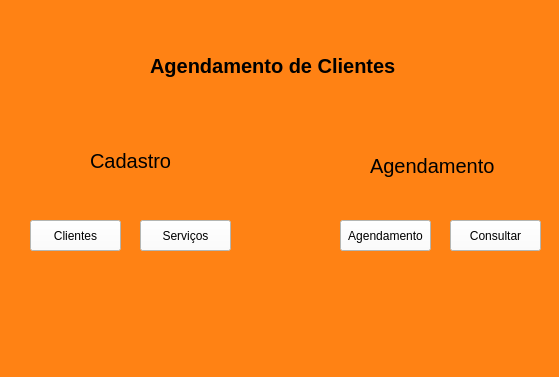
<?xml version="1.0" encoding="UTF-8"?>
<ui version="4.0">
 <class>MainWindow</class>
 <widget class="QMainWindow" name="MainWindow">
  <property name="geometry">
   <rect>
    <x>0</x>
    <y>0</y>
    <width>559</width>
    <height>377</height>
   </rect>
  </property>
  <property name="windowTitle">
   <string>MainWindow</string>
  </property>
  <property name="styleSheet">
   <string notr="true">background-color:rgb(255, 130, 20)</string>
  </property>
  <widget class="QWidget" name="centralwidget">
   <widget class="QLabel" name="label">
    <property name="geometry">
     <rect>
      <x>150</x>
      <y>50</y>
      <width>261</width>
      <height>31</height>
     </rect>
    </property>
    <property name="font">
     <font>
      <pointsize>15</pointsize>
      <weight>75</weight>
      <bold>true</bold>
     </font>
    </property>
    <property name="text">
     <string>Agendamento de Clientes</string>
    </property>
   </widget>
   <widget class="QPushButton" name="pushButton">
    <property name="geometry">
     <rect>
      <x>30</x>
      <y>220</y>
      <width>91</width>
      <height>31</height>
     </rect>
    </property>
    <property name="styleSheet">
     <string notr="true">background-color:rgb(252, 255, 251)</string>
    </property>
    <property name="text">
     <string>Clientes</string>
    </property>
   </widget>
   <widget class="QLabel" name="label_2">
    <property name="geometry">
     <rect>
      <x>90</x>
      <y>150</y>
      <width>91</width>
      <height>21</height>
     </rect>
    </property>
    <property name="font">
     <font>
      <pointsize>15</pointsize>
     </font>
    </property>
    <property name="text">
     <string>Cadastro</string>
    </property>
   </widget>
   <widget class="QPushButton" name="pushButton_2">
    <property name="geometry">
     <rect>
      <x>140</x>
      <y>220</y>
      <width>91</width>
      <height>31</height>
     </rect>
    </property>
    <property name="styleSheet">
     <string notr="true">background-color:rgb(252, 255, 251)</string>
    </property>
    <property name="text">
     <string>Serviços</string>
    </property>
   </widget>
   <widget class="QPushButton" name="pushButton_4">
    <property name="geometry">
     <rect>
      <x>340</x>
      <y>220</y>
      <width>91</width>
      <height>31</height>
     </rect>
    </property>
    <property name="styleSheet">
     <string notr="true">background-color:rgb(252, 255, 251)</string>
    </property>
    <property name="text">
     <string>Agendamento</string>
    </property>
   </widget>
   <widget class="QLabel" name="label_3">
    <property name="geometry">
     <rect>
      <x>370</x>
      <y>150</y>
      <width>131</width>
      <height>31</height>
     </rect>
    </property>
    <property name="font">
     <font>
      <pointsize>15</pointsize>
     </font>
    </property>
    <property name="text">
     <string>Agendamento</string>
    </property>
   </widget>
   <widget class="QPushButton" name="pushButton_5">
    <property name="geometry">
     <rect>
      <x>450</x>
      <y>220</y>
      <width>91</width>
      <height>31</height>
     </rect>
    </property>
    <property name="styleSheet">
     <string notr="true">background-color:rgb(252, 255, 251)</string>
    </property>
    <property name="text">
     <string>Consultar</string>
    </property>
   </widget>
  </widget>
  <widget class="QMenuBar" name="menubar">
   <property name="geometry">
    <rect>
     <x>0</x>
     <y>0</y>
     <width>559</width>
     <height>21</height>
    </rect>
   </property>
  </widget>
  <widget class="QStatusBar" name="statusbar"/>
 </widget>
 <resources/>
 <connections/>
</ui>
